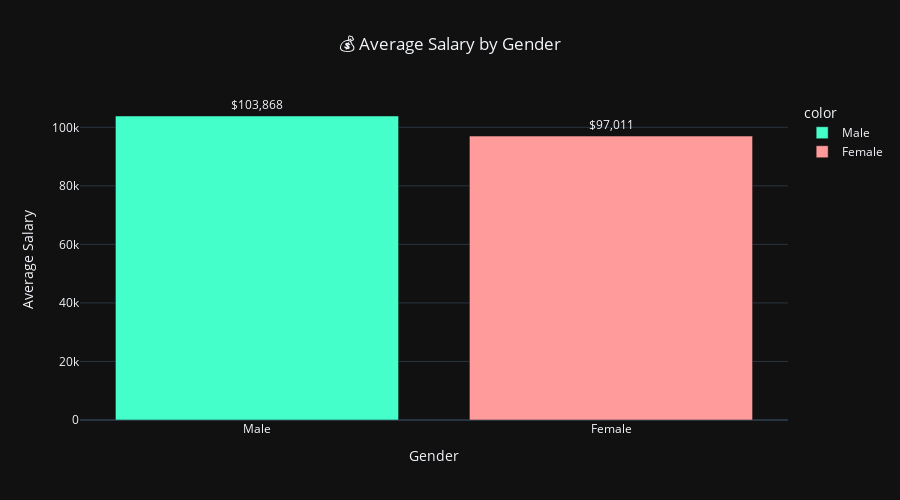

The notebook cell saved with this chart:
### Code cell
# Step 2: Create bar chart
fig = px.bar(
    x=salary_by_gender.index,
    y=salary_by_gender.values,
    color=salary_by_gender.index,
    title="💰 Average Salary by Gender",
    labels={"x": "Gender", "y": "Average Salary"},
    color_discrete_sequence=["#45FFCA", "#FF9B9B"],
    template="plotly_dark",
    text=salary_by_gender.apply(lambda x: f"${x:,.0f}")
)

# Step 3: Customize layout and hover
fig.update_layout(
    title_x=0.5,
    yaxis_title="Average Salary",
    xaxis_title="Gender",
    height=500
)

fig.update_traces(
    textposition='outside',
    hovertemplate="Gender: %{x}<br>Avg Salary: $%{y:,.0f}"
)

fig.show()

### Figure 1 — Plotly figure (JSON) as saved in the notebook; plotly's stock layout.template omitted (floating-point values rounded to 4 significant figures)
{"data": [{"hovertemplate": "Gender: %{x}<br>Avg Salary: $%{y:,.0f}", "legendgroup": "Male", "marker": {"color": "#45FFCA", "pattern": {"shape": ""}}, "name": "Male", "orientation": "v", "showlegend": true, "text": ["$103,868"], "textposition": "outside", "type": "bar", "x": ["Male"], "xaxis": "x", "y": [103900.0], "yaxis": "y"}, {"hovertemplate": "Gender: %{x}<br>Avg Salary: $%{y:,.0f}", "legendgroup": "Female", "marker": {"color": "#FF9B9B", "pattern": {"shape": ""}}, "name": "Female", "orientation": "v", "showlegend": true, "text": ["$97,011"], "textposition": "outside", "type": "bar", "x": ["Female"], "xaxis": "x", "y": [97010.0], "yaxis": "y"}], "layout": {"barmode": "relative", "height": 500, "legend": {"title": {"text": "color"}, "tracegroupgap": 0}, "title": {"text": "💰 Average Salary by Gender", "x": 0.5}, "xaxis": {"anchor": "y", "domain": [0, 1], "title": {"text": "Gender"}}, "yaxis": {"anchor": "x", "domain": [0, 1], "title": {"text": "Average Salary"}}}}
